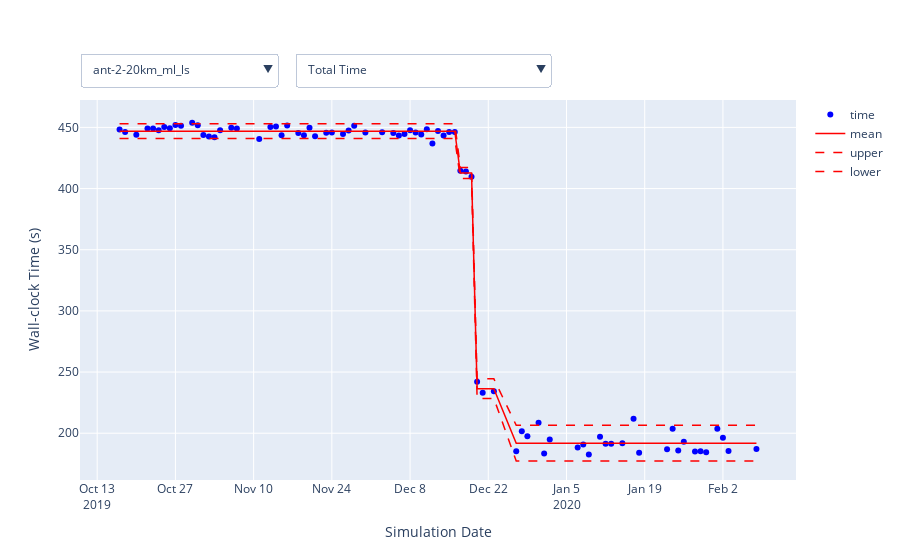

Write notebook code for a chart like this one.
### Code cell
lines = ['time', 'mean', 'upper', 'lower']
colors = ['blue', 'red', 'red', 'red']
modes = ['markers', 'lines', 'lines', 'lines']
dashes = ['solid', 'solid', 'dash', 'dash']

fig = go.Figure()
# Create series on plot
for line, color, mode, dash in zip(lines, colors, modes, dashes):
    for c in cases:
        if line == 'time':
            fig.add_trace(go.Scatter(
                x=seqs[c][names[0]]['date'],
                y=seqs[c][names[0]][line],
                mode=mode,
                line = dict(color=color, dash=dash, width=1.5),
                name=line,
                visible=True if c==cases[0] else False,
                customdata=seqs[c][names[0]].loc[:, ['date']+list(metadata)],
                hovertemplate=
                "Date: %{customdata[0]}<br>" +
#                 "Albany compiler: %{customdata[1]}<br>" +
                "Albany commit: %{customdata[2]}<br>" +
                "Trilinos commit: %{customdata[3]}" +
                "<extra></extra>",
            ))
        else:
            fig.add_trace(go.Scatter(
                x=seqs[c][names[0]]['date'],
                y=seqs[c][names[0]][line],
                mode=mode,
                line = dict(color=color, dash=dash, width=1.5),
                name=line,
                visible=True if c==cases[0] else False,
                hoverinfo='skip'
            ))

changedCases = {n for v in recentEvents.values() for n in v.keys()}

# Test case dropdown
caseOptions = [dict(
        args=['visible', [True if x==c else False for x in np.tile(cases, len(lines))]],
        label= '*'+c if c in changedCases else c,
        method='restyle'
    ) for c in cases]
    
# Timer dropdown
nameOptions = [dict(
        args=['y', [seqs[c][n][line] for line in lines for c in cases]],
        label=n,
        method='restyle'
    ) for n in names]

# Add dropdowns to plot
fig.update_layout(
    updatemenus=[
        go.layout.Updatemenu(
            buttons=list(caseOptions),
            direction="down",
            pad={"r": 10, "t": 10},
            showactive=True,
            x=0,    xanchor="left",
            y=1.15, yanchor="top"
        ),
        go.layout.Updatemenu(
            buttons=list(nameOptions),
            direction="down",
            pad={"r": 10, "t": 10},
            showactive=True,
            x=0.3, xanchor="left",
            y=1.15, yanchor="top"
        ),
    ],
    xaxis_title='Simulation Date',
    yaxis_title='Wall-clock Time (s)'
)

iplot(fig)
